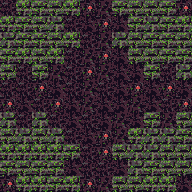

Rendered tile map (Tiled .tmx) drawn with the repository's tilesets; below, a short description and the full map source, tile grids included:
An orthogonal 12x12 tile map with 16x16 px tiles, 1 tile layer (tile) and 16 objects.

<map version="1.0" tiledversion="1.1.2" orientation="orthogonal" renderorder="right-down" width="12" height="12" tilewidth="16" tileheight="16" infinite="0" nextobjectid="71">
 <tileset firstgid="1" source="tileset.tsx" />
 <layer name="tile" width="12" height="12">
  <data encoding="csv">
25,21,20,19,21,22,23,20,19,19,20,22,
21,20,19,18,25,24,22,24,20,18,20,21,
18,20,20,19,21,25,23,18,19,20,20,19,
20,21,19,21,25,23,22,24,19,19,20,20,
19,25,20,23,25,22,23,24,24,20,25,18,
25,25,22,24,25,23,25,24,22,24,22,24,
22,24,25,22,24,23,24,24,23,24,25,22,
18,25,18,25,24,25,24,23,24,20,23,19,
19,18,19,18,25,24,22,23,21,18,18,20,
21,21,21,21,20,25,22,19,18,18,19,19,
20,19,20,20,24,25,25,24,18,20,19,19,
22,21,21,20,21,22,23,19,19,21,21,24
</data>
 </layer>
 <objectgroup name="creature">
  <object id="63" gid="252" x="64" y="80" width="16" height="16">
   <properties>
    <property name="probability" value="8" />
   </properties>
  </object>
  <object id="64" gid="252" x="128" y="128" width="16" height="16">
   <properties>
    <property name="probability" value="8" />
   </properties>
  </object>
  <object id="65" gid="252" x="48" y="128" width="16" height="16">
   <properties>
    <property name="probability" value="8" />
   </properties>
  </object>
  <object id="66" gid="252" x="128" y="80" width="16" height="16">
   <properties>
    <property name="probability" value="8" />
   </properties>
  </object>
  <object id="67" gid="243" x="96" y="96" width="16" height="16">
   <properties>
    <property name="probability" value="8" />
   </properties>
  </object>
  <object id="68" gid="242" x="16" y="96" width="16" height="16">
   <properties>
    <property name="probability" value="8" />
   </properties>
  </object>
  <object id="69" gid="254" x="96" y="112" width="16" height="16">
   <properties>
    <property name="probability" value="8" />
   </properties>
  </object>
  <object id="70" gid="255" x="80" y="96" width="16" height="16">
   <properties>
    <property name="probability" value="8" />
   </properties>
  </object>
 </objectgroup>
 <objectgroup name="furniture">
  <object id="55" gid="53" x="16" y="80" width="16" height="16" />
  <object id="56" gid="53" x="16" y="128" width="16" height="16" />
  <object id="57" gid="53" x="64" y="176" width="16" height="16" />
  <object id="58" gid="53" x="112" y="176" width="16" height="16" />
  <object id="59" gid="53" x="160" y="128" width="16" height="16" />
  <object id="60" gid="53" x="112" y="32" width="16" height="16" />
  <object id="61" gid="53" x="160" y="80" width="16" height="16" />
  <object id="62" gid="53" x="64" y="32" width="16" height="16" />
 </objectgroup>
 <objectgroup name="description" />
</map>
